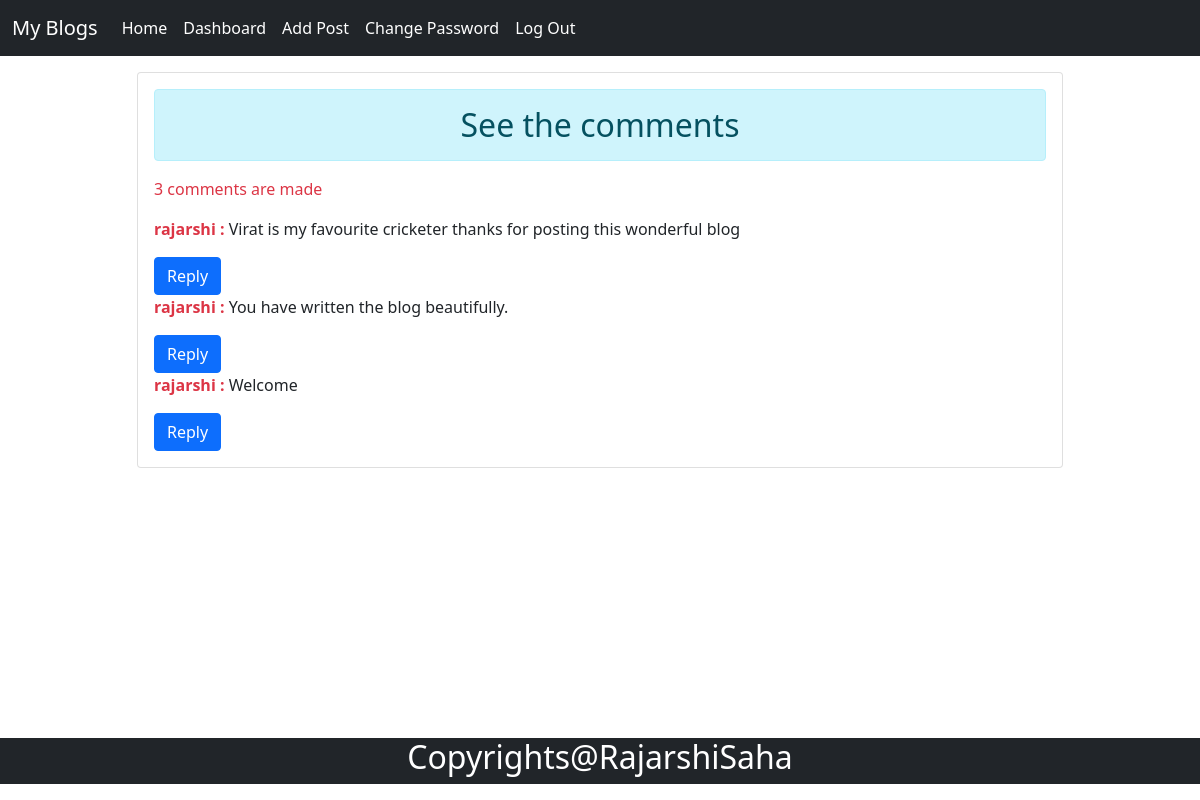
The page /viewComment/Virat Kohli/3 (signed in) on the database its author committed.
### blog/models.py (models this page shows, shortened)
class Comment(models.Model):
    users = models.ForeignKey(User, related_name='users', null=True, on_delete=models.CASCADE)
    client_allposts = models.ForeignKey(Post, related_name='client_allposts', null=True, on_delete=models.CASCADE)
    client_comment = models.TextField()
    send = models.CharField(max_length=250)
    class Meta:
        verbose_name = 'Commnent'
        verbose_name_plural = 'Comments'

### blog/views.py (the view)
# urls.py: path('viewComment/<str:name>/<int:id>', views.viewComment_view, name='viewComments'),
def viewComment_view(request, name, id):
    coms = Comment.objects.filter(client_allposts__name=name).filter(users=request.user)
    if request.user.is_authenticated:
        if request.method == 'POST':
            forms = CommentForms(data=request.POST)
            sendName = request.POST['sendName']
            if forms.is_valid():
                reg = forms.save()
                c_post = Post.objects.get(name=name)
                reg.client_allposts = c_post
                reg.send = request.user.username
                ded_user = User.objects.get(username=sendName)
                reg.users = ded_user
                reg.save()
                messages.success(request, 'Reply sent Successfully')
        else:
            forms = CommentForms()
        return render(request, 'viewcomments.html', {'coms': coms, 'nCom':len(coms), 'forms': forms})
    else:
        return HttpResponseRedirect('/userLogin/')

### templates/viewcomments.html (shortened to what this page needs)
{% extends 'base.html' %}
{% block content %}
<div class="container my-3">
    <div class="row">
        <div class="col-12 col-lg-10 offset-1">
            <div class="card">
                <div class="card-body">
                    {% if coms %}
                    <h2 class="text-center alert alert-info">See the comments</h2>
                    <p class="text-danger">{{nCom}} comments are made</p>
                    {% for c in coms %}
                    {% if c.send == request.user.username %}
                    <p><b class="text-danger">
                            You :</b> {{c.client_comment}}</p>
                    {% else %}
                    <p><b class="text-danger">
                            {{c.send}} :</b> {{c.client_comment}}</p>
                    {% endif %}
                    {% if c.send != request.user.username %}
                    <a class="btn btn-primary" data-bs-toggle="collapse" href="#collapseExample{{c.id}}" role="button"
                        aria-expanded="false" aria-controls="collapseExample{{c.id}}">
                        Reply
                    </a>
                    {% endif %}
                    {% endfor %}
                    {% else %}
                    <p class="text-center alert alert-danger">No comments sent to you by anyone</p>
                    {% endif %}
                </div>
            </div>
        </div>
    </div>
</div>
{% endblock content %}

### blog/static/css/style.css (style rules this page uses)
* { margin: 0; padding: 0; box-sizing: border-box; }

### rows shown on the page
Comment: send "rajarshi", client_comment "Virat is my favourite cricketer thanks for posting this wonderful blog"
Comment: send "rajarshi", client_comment "You have written the blog beautifully."
Comment: send "rajarshi", client_comment "Welcome"

### other values the page prints
{{ nCom }} "3"
